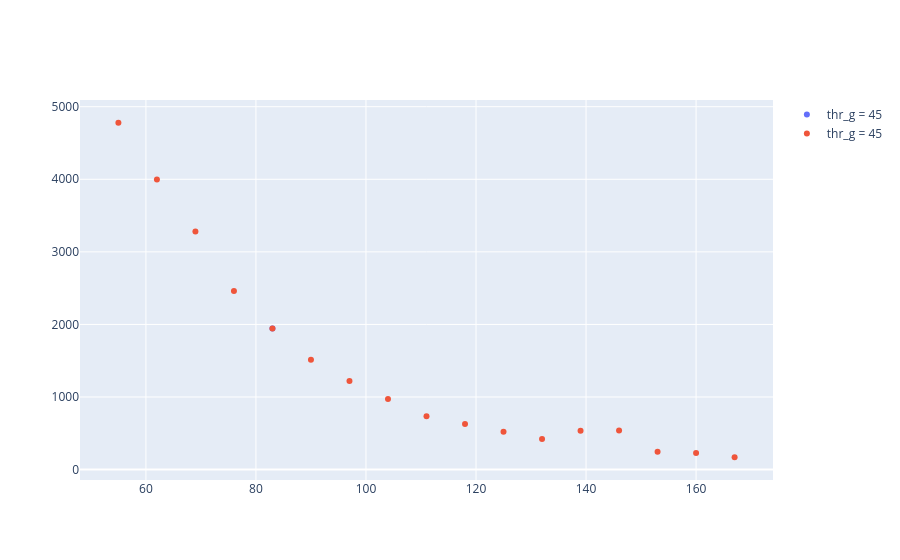

Notebook source saved alongside this figure:
### Code cell
df_45p = df_variap[df_variap['thr_g'] == 45]
fig = go.Figure()
fig.add_trace(go.Scatter(x=df_45p['thr_p'], y=df_45p['p_c'], mode='markers', name='thr_g = 45'))
fig.add_trace(go.Scatter(x=df_45['thr_p'], y=df_45['p_c'], mode='markers', name='thr_g = 45'))

### Figure 1 — Plotly figure (JSON) as saved in the notebook; plotly's stock layout.template omitted (floating-point values rounded to 4 significant figures)
{"data": [{"mode": "markers", "name": "thr_g = 45", "type": "scatter", "x": [83], "y": [1944]}, {"mode": "markers", "name": "thr_g = 45", "type": "scatter", "x": [55, 62, 69, 76, 83, 90, 97, 104, 111, 118, 125, 132, 139, 146, 153, 160, 167], "y": [4779, 3998, 3282, 2460, 1944, 1514, 1222, 972, 734, 628, 521, 421, 535, 538, 247, 230, 170]}], "layout": {}}
